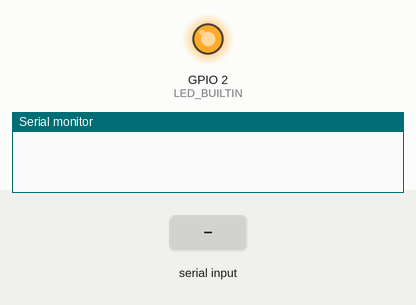
The sketch below on a simulated ESP32. Shown: output pins drawn as LEDs (lit = HIGH), the last lines printed to the serial monitor. The inputs (shaded band) are chosen by the test bench.

Above: at 1.8 s.
1.9 s: "t" received over Serial
At 2.3 s:
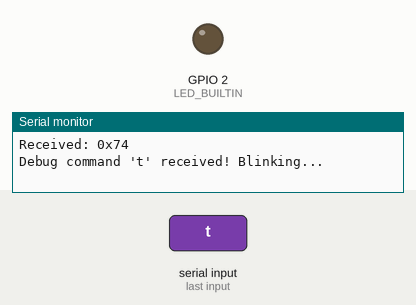
Timing chart, 0 to 4.9 s (numbered marks = the images above; inputs shaded):
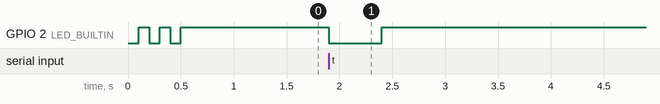

The sketch:

pico_blink_test.ino
```cpp
#include <Arduino.h>

// Use LED_BUILTIN if defined, otherwise default to 25 (Standard Pico)
#ifndef LED_BUILTIN
  #define LED_BUILTIN 25
#endif

// Set to true for Xiao RP2350 (Active Low LED)
bool LED_INVERTED = true;

#define SERIAL_HEADER      0xFF
#define SERIAL_BUFFER_SIZE 7

void led_on() {
  digitalWrite(LED_BUILTIN, LED_INVERTED ? LOW : HIGH);
}

void led_off() {
  digitalWrite(LED_BUILTIN, LED_INVERTED ? HIGH : LOW);
}

void setup() {
  Serial.begin(115200);
  pinMode(LED_BUILTIN, OUTPUT);

  // STARTUP SEQUENCE: Blink 3 times rapidly
  // This confirms the board is running and the LED pin is correct
  for(int i=0; i<3; i++) {
    led_on(); delay(100);
    led_off(); delay(100);
  }
}

void loop() {
  if (Serial.available() > 0) {
    // Read the incoming byte
    uint8_t incomingByte = Serial.read();

    // Debug: Echo back what we received in Hex
    Serial.print("Received: 0x");
    if(incomingByte < 0x10) Serial.print("0");
    Serial.println(incomingByte, HEX);

    // Check for Header 0xFF OR debug command 't'
    if (incomingByte == SERIAL_HEADER || incomingByte == 't') {
      // Packet detected! Wait for the rest (if it's a real packet)
      // If it's just 't', we'll likely timeout on the buffer fill, but we can just blink!

      if(incomingByte == 't') {
         Serial.println("Debug command 't' received! Blinking...");
         led_on();
         delay(500);
         led_off();
         return; // Skip the rest of the buffer logic for 't'
      }

      delay(5); // Small delay to let bytes arrive

      // We need at least SERIAL_BUFFER_SIZE - 1 more bytes
      // But for a simple test, we just wait for enough bytes or timeout
      int waittime = 0;
      while(Serial.available() < SERIAL_BUFFER_SIZE - 1 && waittime < 10) {
        delay(1);
        waittime++;
      }

      if (Serial.available() >= SERIAL_BUFFER_SIZE - 1) {
        // Drain the rest of the buffer (dummy read for this test)
        for(int i=0; i<SERIAL_BUFFER_SIZE-1; i++) {
          Serial.read();
        }

        // SUCCESS: Valid Header found + bytes available -> Blink Long
        Serial.println("Packet Valid! Blinking...");
        led_on();
        delay(500);
        led_off();
      }
    }
  }
}
```

Measured:
- after the input at 1.9 s, GPIO 2 (LED_BUILTIN): HIGH → LOW at once, → HIGH 0.50 s later
